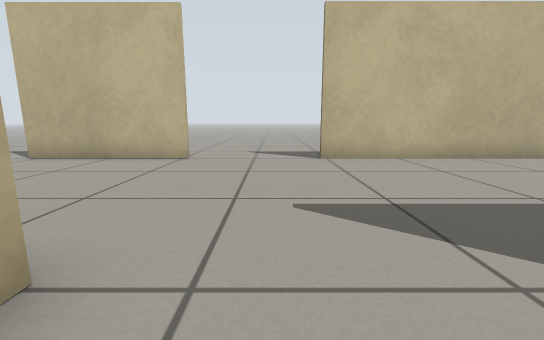
[1] (above)

16 first-person views from a walk through a world built for the Gazebo simulator. The camera is 0.5 m above the floor, tilts 10° down and sees 90° across. The floor is counted in squares, 0.5 m on a side. Each view is taken from the middle of a square. On the plan, view 1 faces up. The plan holds only what a view shows up to about 11 squares ahead; the rest is blank.

[2]
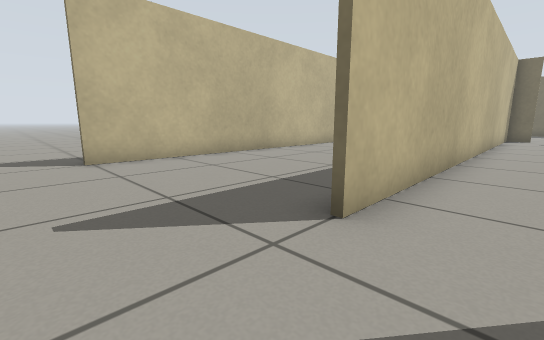

[3]
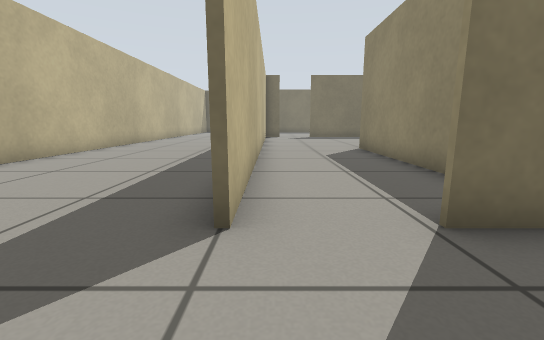

[4]
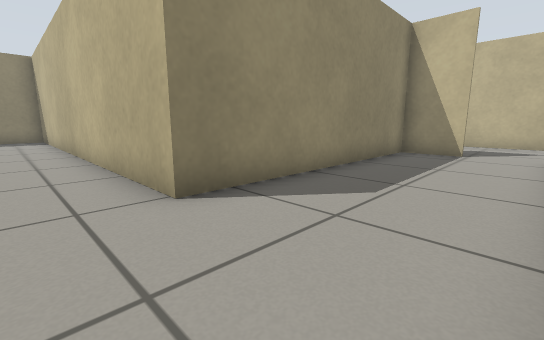

[5]
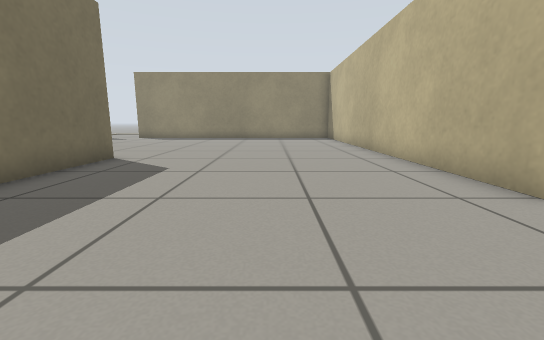

[6]
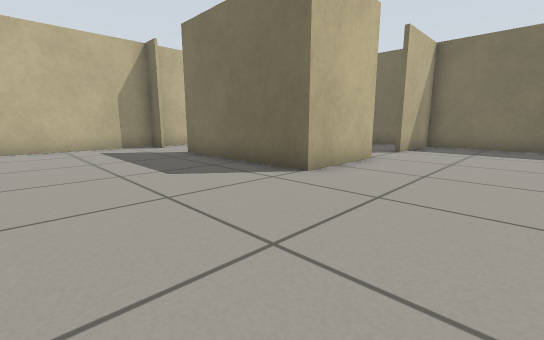

[7]
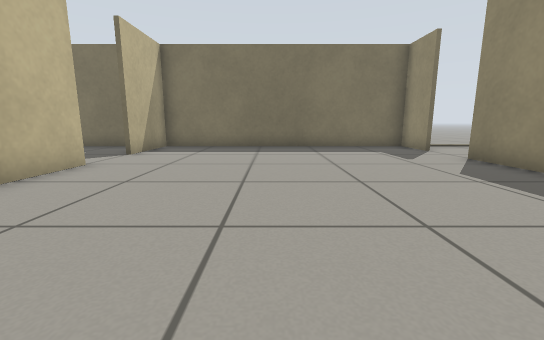

[8]
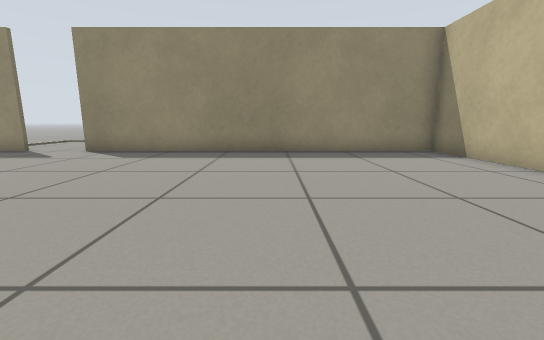

[9]
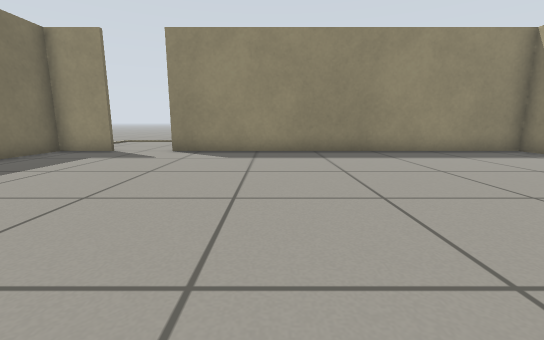

[10]
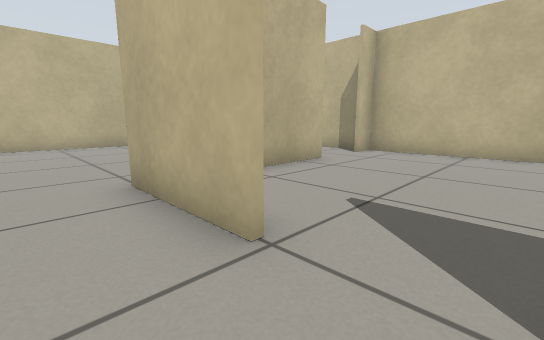

[11]
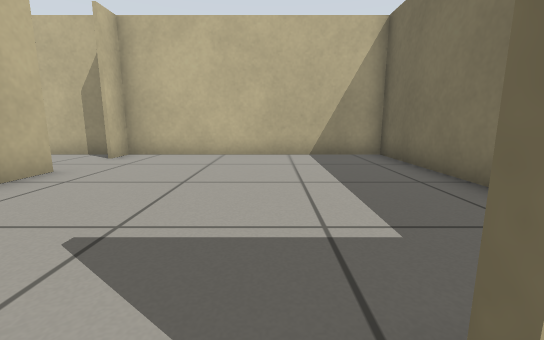

[12]
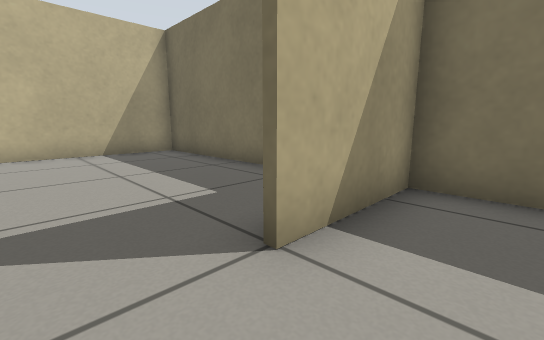

[13]
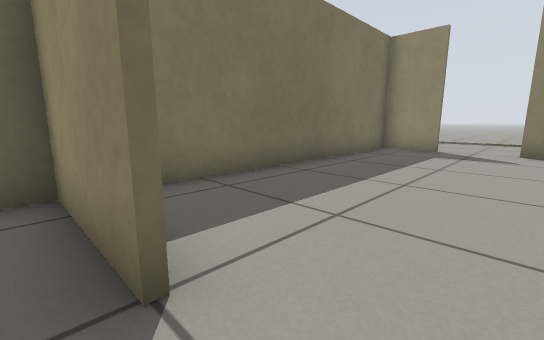

[14]
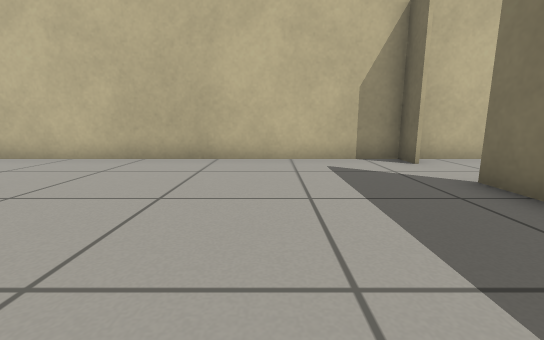

[15]
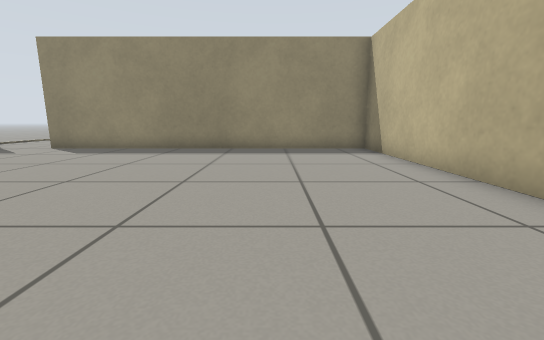

[16]
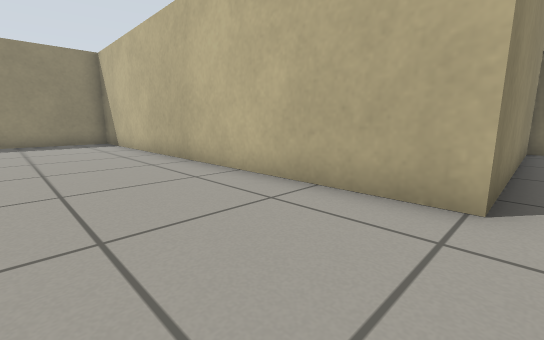

### Floor plan
Points are (right, up) in squares from view 1. A wall is a line through its corners. A room is listed if a view was taken in it or the views show most of it. See-through windows are left out.
Room 1 (views 1, 2, 3, 4, 5, 6, 7, 8, 9, 10, 11, 12, 14, 15, 16)
walls: (21.4, -6.6) (18.5, -6.6) (18.5, -1.5); (18.5, 0.4) (18.5, 1.5); (17.4, 1.4) (2.4, 1.4); (26.4, -6.6) (23.4, -6.6); (24.5, -16.4) (26.4, -16.4) (26.4, -6); (2.5, -0.6) (2.5, -2.3) (10.4, -2.3) (10.4, -16.4) (22.5, -16.4); (-1.5, 1.6) (-1.5, -0.4)
ways out: opening at (18, -0.5) to room 2; opening at (22.5, -6) to room 2; opening at (0, -1.5); opening at (0.5, 2); opening at (23.5, -16)
Room 2 (view 13)
walls: (18.6, -1.5) (18.6, -3.9); (23.4, -6.5) (26.4, -6.5); (18.6, 1.5) (18.6, 0.5); (26.4, -6) (26.4, 1.4) (17.4, 1.4)
ways out: opening at (18, -0.5) to room 1; opening at (22.5, -6) to room 1

Where each view was taken, in squares from view 1:
view 1: 0 up, 0 right, facing up
view 2: 0 up, 0 right, facing up-right
view 3: 1 up, 0 right, facing right
view 4: 1 up, 12 right, facing down-left
view 5: 1 up, 14 right, facing down
view 6: 10 down, 14 right, facing up-right
view 7: 11 down, 15 right, facing right
view 8: 7 down, 16 right, facing down
view 9: 7 down, 19 right, facing down
view 10: 8 down, 23 right, facing up-left
view 11: 7 down, 23 right, facing up
view 12: 8 down, 22 right, facing up-right
view 13: 6 down, 22 right, facing down-right
view 14: 6 down, 15 right, facing up
view 15: 6 down, 14 right, facing down
view 16: 2 down, 14 right, facing down-left
